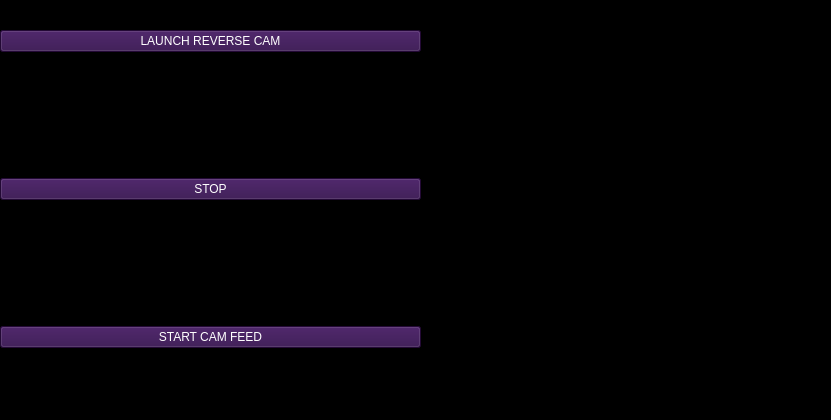
<?xml version="1.0" encoding="UTF-8"?>
<ui version="4.0">
 <class>MainWindow</class>
 <widget class="QMainWindow" name="MainWindow">
  <property name="geometry">
   <rect>
    <x>0</x>
    <y>0</y>
    <width>831</width>
    <height>420</height>
   </rect>
  </property>
  <property name="windowTitle">
   <string>MainWindow</string>
  </property>
  <property name="styleSheet">
   <string notr="true">
background-color: rgb(0, 0, 0);</string>
  </property>
  <widget class="QWidget" name="centralwidget">
   <widget class="QWidget" name="layoutWidget">
    <property name="geometry">
     <rect>
      <x>0</x>
      <y>-90</y>
      <width>421</width>
      <height>561</height>
     </rect>
    </property>
    <layout class="QVBoxLayout" name="verticalLayout">
     <item>
      <widget class="QPushButton" name="pushButton_3">
       <property name="styleSheet">
        <string notr="true">background-color: rgb(49, 12, 74);
border-color: rgb(255, 255, 255);
color: rgb(255, 255, 255);
font: 75 25pt &quot;Ubuntu Condensed&quot;;</string>
       </property>
       <property name="text">
        <string>LAUNCH REVERSE CAM</string>
       </property>
      </widget>
     </item>
     <item>
      <widget class="QPushButton" name="pushButton_2">
       <property name="styleSheet">
        <string notr="true">background-color: rgb(49, 12, 74);
border-color: rgb(255, 255, 255);
color: rgb(255, 255, 255);
font: 75 25pt &quot;Ubuntu Condensed&quot;;</string>
       </property>
       <property name="text">
        <string>STOP</string>
       </property>
      </widget>
     </item>
     <item>
      <widget class="QPushButton" name="pushButton">
       <property name="styleSheet">
        <string notr="true">background-color: rgb(49, 12, 74);
border-color: rgb(255, 255, 255);
color: rgb(255, 255, 255);
font: 75 25pt &quot;Ubuntu Condensed&quot;;</string>
       </property>
       <property name="text">
        <string>START CAM FEED</string>
       </property>
      </widget>
     </item>
    </layout>
   </widget>
   <widget class="QLabel" name="label">
    <property name="geometry">
     <rect>
      <x>430</x>
      <y>10</y>
      <width>401</width>
      <height>371</height>
     </rect>
    </property>
    <property name="text">
     <string/>
    </property>
    <property name="pixmap">
     <pixmap>../../../../../../Downloads/Frame 10BLCK Bt 15(4).png</pixmap>
    </property>
   </widget>
  </widget>
  <widget class="QStatusBar" name="statusbar"/>
 </widget>
 <resources/>
 <connections/>
</ui>
